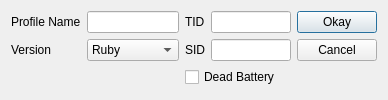
<?xml version="1.0" encoding="UTF-8"?>
<ui version="4.0">
 <class>ProfileEditor3</class>
 <widget class="QDialog" name="ProfileEditor3">
  <property name="geometry">
   <rect>
    <x>0</x>
    <y>0</y>
    <width>388</width>
    <height>100</height>
   </rect>
  </property>
  <property name="windowTitle">
   <string>Profile Editor Gen 3</string>
  </property>
  <layout class="QGridLayout" name="gridLayout">
   <item row="0" column="0">
    <widget class="QLabel" name="labelProfile">
     <property name="text">
      <string>Profile Name</string>
     </property>
    </widget>
   </item>
   <item row="0" column="1">
    <widget class="QLineEdit" name="lineEditProfile"/>
   </item>
   <item row="1" column="0">
    <widget class="QLabel" name="labelVersion">
     <property name="text">
      <string>Version</string>
     </property>
    </widget>
   </item>
   <item row="1" column="1">
    <widget class="ComboBox" name="comboBoxVersion">
     <item>
      <property name="text">
       <string>Ruby</string>
      </property>
     </item>
     <item>
      <property name="text">
       <string>Sapphire</string>
      </property>
     </item>
     <item>
      <property name="text">
       <string>Fire Red</string>
      </property>
     </item>
     <item>
      <property name="text">
       <string>Leaf Green</string>
      </property>
     </item>
     <item>
      <property name="text">
       <string>Emerald</string>
      </property>
     </item>
     <item>
      <property name="text">
       <string>XD</string>
      </property>
     </item>
     <item>
      <property name="text">
       <string>Colosseum</string>
      </property>
     </item>
    </widget>
   </item>
   <item row="0" column="2">
    <widget class="QLabel" name="labelTID">
     <property name="text">
      <string>TID</string>
     </property>
    </widget>
   </item>
   <item row="0" column="3">
    <widget class="TextBox" name="textBoxTID"/>
   </item>
   <item row="1" column="2">
    <widget class="QLabel" name="labelSID">
     <property name="text">
      <string>SID</string>
     </property>
    </widget>
   </item>
   <item row="1" column="3">
    <widget class="TextBox" name="textBoxSID"/>
   </item>
   <item row="2" column="2" colspan="2">
    <widget class="QCheckBox" name="checkBoxDeadBattery">
     <property name="text">
      <string>Dead Battery</string>
     </property>
    </widget>
   </item>
   <item row="0" column="4">
    <widget class="QPushButton" name="pushButtonOkay">
     <property name="text">
      <string>Okay</string>
     </property>
    </widget>
   </item>
   <item row="1" column="4">
    <widget class="QPushButton" name="pushButtonCancel">
     <property name="text">
      <string>Cancel</string>
     </property>
    </widget>
   </item>
  </layout>
 </widget>
 <customwidgets>
  <customwidget>
   <class>TextBox</class>
   <extends>QLineEdit</extends>
   <header>Form/Controls/TextBox.hpp</header>
  </customwidget>
  <customwidget>
   <class>ComboBox</class>
   <extends>QComboBox</extends>
   <header>Form/Controls/ComboBox.hpp</header>
  </customwidget>
 </customwidgets>
 <resources/>
 <connections/>
</ui>
